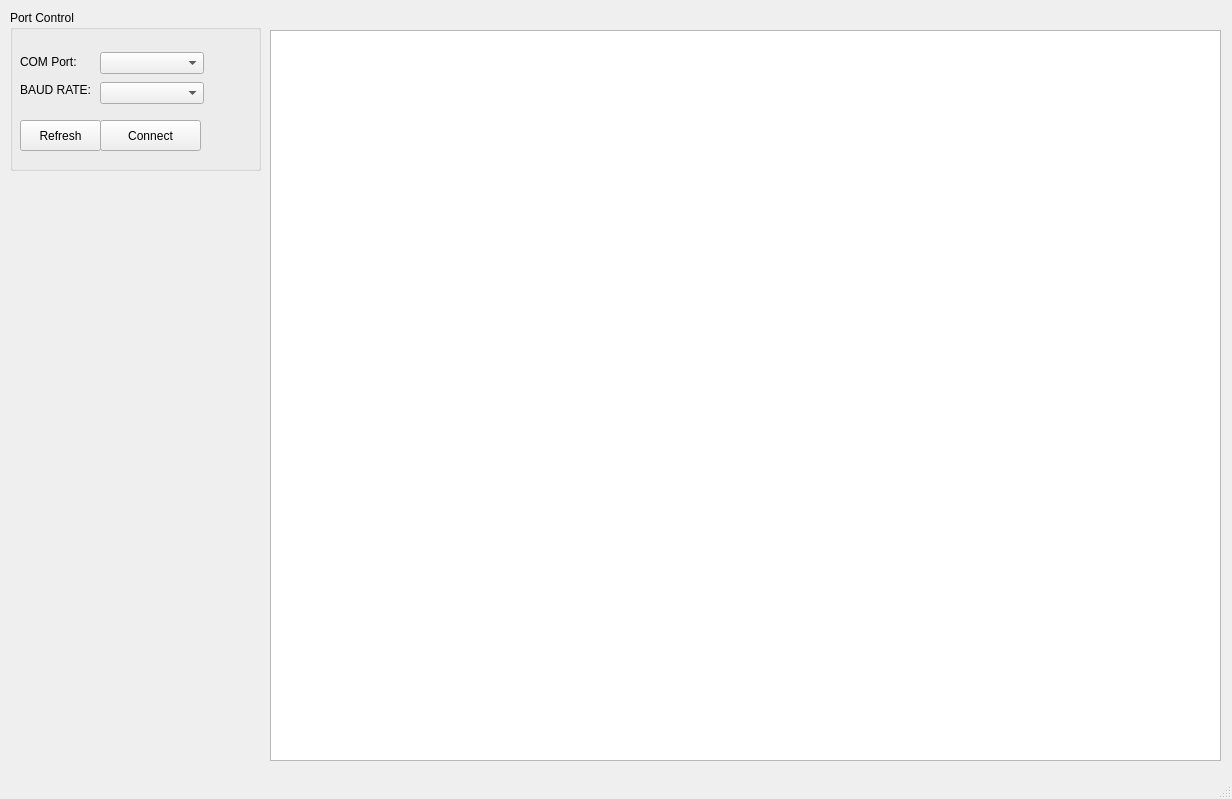
<?xml version="1.0" encoding="UTF-8"?>
<ui version="4.0">
 <class>MainWindow</class>
 <widget class="QMainWindow" name="MainWindow">
  <property name="geometry">
   <rect>
    <x>0</x>
    <y>0</y>
    <width>1232</width>
    <height>799</height>
   </rect>
  </property>
  <property name="windowTitle">
   <string>GSHSAT (suakii@gmail.com) [2022]</string>
  </property>
  <widget class="QWidget" name="centralwidget">
   <widget class="QGroupBox" name="programControlGroup">
    <property name="geometry">
     <rect>
      <x>10</x>
      <y>10</y>
      <width>251</width>
      <height>161</height>
     </rect>
    </property>
    <property name="title">
     <string>Port Control</string>
    </property>
    <widget class="QPushButton" name="connectButton">
     <property name="geometry">
      <rect>
       <x>90</x>
       <y>110</y>
       <width>101</width>
       <height>31</height>
      </rect>
     </property>
     <property name="text">
      <string>Connect</string>
     </property>
    </widget>
    <widget class="QPushButton" name="refreshButton">
     <property name="geometry">
      <rect>
       <x>10</x>
       <y>110</y>
       <width>81</width>
       <height>31</height>
      </rect>
     </property>
     <property name="text">
      <string>Refresh</string>
     </property>
    </widget>
    <widget class="QWidget" name="layoutWidget">
     <property name="geometry">
      <rect>
       <x>90</x>
       <y>40</y>
       <width>104</width>
       <height>56</height>
      </rect>
     </property>
     <layout class="QVBoxLayout" name="verticalLayout">
      <item>
       <widget class="QComboBox" name="comPortDropdown">
        <property name="enabled">
         <bool>true</bool>
        </property>
        <property name="focusPolicy">
         <enum>Qt::NoFocus</enum>
        </property>
       </widget>
      </item>
      <item>
       <widget class="QComboBox" name="baudRateDropdown"/>
      </item>
     </layout>
    </widget>
    <widget class="QWidget" name="layoutWidget">
     <property name="geometry">
      <rect>
       <x>10</x>
       <y>40</y>
       <width>79</width>
       <height>51</height>
      </rect>
     </property>
     <layout class="QVBoxLayout" name="verticalLayout_2">
      <item>
       <widget class="QLabel" name="comPortLabel">
        <property name="text">
         <string>COM Port:</string>
        </property>
       </widget>
      </item>
      <item>
       <widget class="QLabel" name="label_3">
        <property name="text">
         <string>BAUD RATE:</string>
        </property>
       </widget>
      </item>
     </layout>
    </widget>
   </widget>
   <widget class="GraphicsLayoutWidget" name="graphicsView">
    <property name="geometry">
     <rect>
      <x>270</x>
      <y>30</y>
      <width>951</width>
      <height>731</height>
     </rect>
    </property>
   </widget>
  </widget>
  <widget class="QStatusBar" name="statusbar"/>
 </widget>
 <customwidgets>
  <customwidget>
   <class>GraphicsLayoutWidget</class>
   <extends>QGraphicsView</extends>
   <header>pyqtgraph</header>
  </customwidget>
 </customwidgets>
 <resources/>
 <connections/>
</ui>
